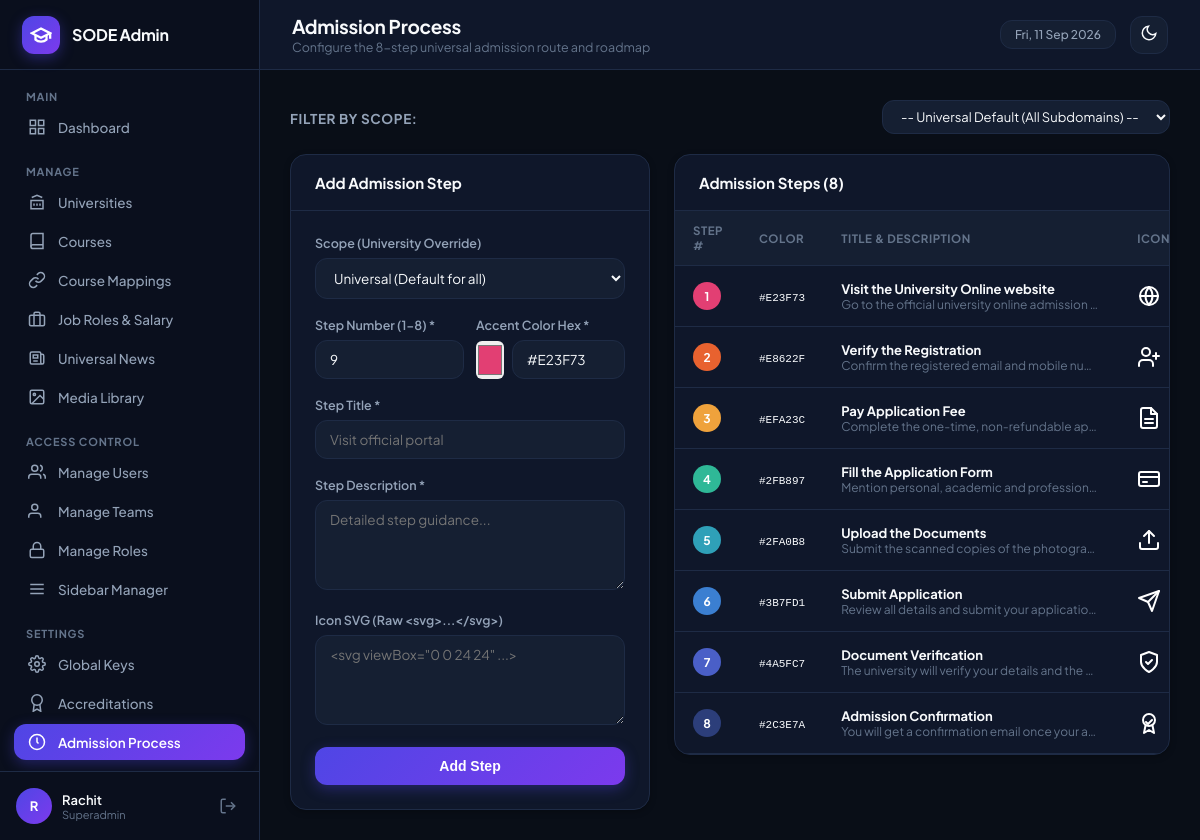
Screenshot of /admin/modules/admission_process/index.php (signed in) with the database file from the repository.
### tables this page shows
CREATE TABLE IF NOT EXISTS `sidebar_items` (
  `id` INT UNSIGNED AUTO_INCREMENT PRIMARY KEY,
  `display_name` VARCHAR(100) NOT NULL,
  `page_route` VARCHAR(255) NOT NULL,
  `sort_order` INT DEFAULT 0,
  `active_page_key` VARCHAR(100) NOT NULL,
  `rbac_module_key` VARCHAR(100) NOT NULL,
  `menu_section` VARCHAR(100) DEFAULT 'Manage',
  `icon_svg` TEXT NULL,
  `is_superadmin_only` TINYINT(1) DEFAULT 0,
  `is_active` TINYINT(1) DEFAULT 1,
  `created_at` TIMESTAMP DEFAULT CURRENT_TIMESTAMP
);

CREATE TABLE IF NOT EXISTS `admission_process_steps` (
  `id` INT UNSIGNED AUTO_INCREMENT PRIMARY KEY,
  `university_id` INT UNSIGNED NULL,
  `step_number` TINYINT UNSIGNED NOT NULL,
  `color_hex` VARCHAR(20) NOT NULL DEFAULT '#3B7FD1',
  `title` VARCHAR(255) NOT NULL,
  `description` TEXT NOT NULL,
  `icon_svg` TEXT NULL,
  CONSTRAINT `fk_aps_uni` FOREIGN KEY (`university_id`) REFERENCES `universities` (`id`) ON DELETE CASCADE
);

### admin/includes/rbac.php (called while the page is built, shortened)
<?php
function is_superadmin() {
    return !empty($_SESSION['is_superadmin']);
}
function get_user_sidebar_items() {
    $db = get_db_connection();
    if (is_superadmin()) {
        $stmt = $db->query("SELECT * FROM sidebar_items WHERE is_active = 1 ORDER BY sort_order ASC, id ASC");
        $items = $stmt->fetchAll();
        if (!empty($items)) return $items;
    }
    $role_id = $_SESSION['user_role_id'] ?? 0;
    $stmt = $db->prepare("
        SELECT si.*
        FROM sidebar_items si
        INNER JOIN role_sidebar_access rsa ON si.id = rsa.sidebar_item_id
        WHERE rsa.role_id = :role_id AND si.is_active = 1 AND si.is_superadmin_only = 0
        ORDER BY si.sort_order ASC, si.id ASC
    ");
    $stmt->execute(['role_id' => $role_id]);
    return $stmt->fetchAll();
}

### admin/includes/auth.php (called while the page is built, shortened)
<?php
function is_logged_in() {
    return !empty($_SESSION['user_id']) && !empty($_SESSION['user_email']);
}
function get_logged_in_user() {
    return [
        'id'            => $_SESSION['user_id'],
        'name'          => $_SESSION['user_name'] ?? 'Admin',
        'email'         => $_SESSION['user_email'],
        'username'      => $_SESSION['user_username'] ?? '',
        'role_id'       => $_SESSION['user_role_id'] ?? null,
        'role_name'     => $_SESSION['user_role_name'] ?? 'User',
        'team_id'       => $_SESSION['user_team_id'] ?? null,
        'team_name'     => $_SESSION['user_team_name'] ?? 'No Team',
        'is_superadmin' => !empty($_SESSION['is_superadmin']),
    ];
}

### admin/includes/helpers.php (called while the page is built, shortened)
<?php
function get_user_initials($name) {
    $parts = explode(' ', trim($name));
    $initials = '';
    if (!empty($parts[0])) $initials .= strtoupper(substr($parts[0], 0, 1));
    return !empty($initials) ? $initials : 'U';
}

### admin/modules/admission_process/index.php (the view, shortened to what this page needs)
<?php
$page_title = 'Admission Process';
$page_subtitle = 'Configure the 8-step universal admission route and roadmap';
$active_page_key = 'admission_process';
$db = get_db_connection();
$selected_uni_id = isset($_GET['uni_id']) && $_GET['uni_id'] !== '' ? (int)$_GET['uni_id'] : null;
$edit_step = null;
$query = "SELECT * FROM admission_process_steps WHERE ";
if ($selected_uni_id) {
    $query .= "university_id = " . (int)$selected_uni_id;
} else {
    $query .= "university_id IS NULL";
}
$query .= " ORDER BY step_number ASC, id ASC";
$steps = $db->query($query)->fetchAll();
require_once ADMIN_PATH . '/includes/header.php';
?>
<div style="display:flex; justify-content:space-between; align-items:center; margin-bottom:20px;">
    <div>
        <span class="section-heading-sm" style="margin-bottom:0;">Filter by Scope:</span>
    </div>
    <div>
        <select class="form-select" onchange="location.href='<?php echo BASE_URL; ?>/modules/admission_process/index.php' + (this.value ? '?uni_id=' + this.value : '')" style="padding:7px 14px; font-size:13px;">
            <option value="">-- Universal Default (All Subdomains) --</option>
        </select>
    </div>
</div>
<div class="split-layout">
    <div class="admin-card">
        <div class="card-header">
            <span class="card-title"><?php echo $edit_step ? 'Edit Admission Step' : 'Add Admission Step'; ?></span>
        </div>
        <div class="card-body">
            <form method="POST" action="">
                <div class="form-group">
                    <label class="form-label">Scope (University Override)</label>
                    <select name="university_id" class="form-select">
                        <option value="">Universal (Default for all)</option>
                    </select>
                </div>
                <div style="display:grid; grid-template-columns: 1fr 1fr; gap:12px;">
                    <div class="form-group">
                        <label class="form-label">Step Number (1-8) *</label>
                        <input type="number" min="1" max="12" name="step_number" class="form-control" value="<?php echo htmlspecialchars($edit_step['step_number'] ?? (count($steps) + 1)); ?>" required>
                    </div>
                    <div class="form-group">
                        <label class="form-label">Accent Color Hex *</label>
                        <div style="display:flex; gap:8px; align-items:center;">
                            <input type="color" id="color-picker" value="<?php echo htmlspecialchars($edit_step['color_hex'] ?? '#E23F73'); ?>" style="width:40px; height:38px; border:none; border-radius:6px; cursor:pointer;" onchange="document.getElementById('color-hex-input').value = this.value;">
                            <input type="text" name="color_hex" id="color-hex-input" class="form-control" value="<?php echo htmlspecialchars($edit_step['color_hex'] ?? '#E23F73'); ?>" required onchange="document.getElementById('color-picker').value = this.value;">
                        </div>
                    </div>
                </div>
                <div class="form-group">
                    <label class="form-label">Step Title *</label>
                    <input type="text" name="title" class="form-control" value="<?php echo htmlspecialchars($edit_step['title'] ?? ''); ?>" placeholder="Visit official portal" required>
                </div>
                <div class="form-group">
                    <label class="form-label">Step Description *</label>
                    <textarea name="description" class="form-textarea" placeholder="Detailed step guidance..." required><?php echo htmlspecialchars($edit_step['description'] ?? ''); ?></textarea>
                </div>
                <div class="form-group">
                    <label class="form-label">Icon SVG (Raw &lt;svg&gt;...&lt;/svg&gt;)</label>
                    <textarea name="icon_svg" class="form-textarea" rows="3" placeholder="<svg viewBox=&quot;0 0 24 24&quot; ...>"><?php echo htmlspecialchars($edit_step['icon_svg'] ?? ''); ?></textarea>
                </div>
                <button type="submit" class="btn-primary">
                    <?php echo $edit_step ? 'Update Step' : 'Add Step'; ?>
                </button>
            </form>
        </div>
    </div>
    <div class="admin-card">
        <div class="card-header">
            <span class="card-title">Admission Steps (<?php echo count($steps); ?>)</span>
        </div>
        <div class="table-responsive">
            <table class="admin-table">
                <thead>
                    <tr>
                        <th>Step #</th>
                        <th>Color</th>
                        <th>Title & Description</th>
                        <th>Icon</th>
                    </tr>
                </thead>
                <tbody>
                    <?php if (empty($steps)): ?>
                        <tr><td colspan="5" style="text-align:center; color:var(--text-dim);">No steps defined for this scope.</td></tr>
                    <?php else: ?>
                        <?php foreach ($steps as $s): ?>
                            <tr>
                                <td>
                                    <div style="width:28px; height:28px; border-radius:50%; background:<?php echo htmlspecialchars($s['color_hex']); ?>; color:#fff; display:flex; align-items:center; justify-content:center; font-weight:700; font-size:12px;">
                                        <?php echo $s['step_number']; ?>
                                    </div>
                                </td>
                                <td>
                                    <code style="font-size:11px;"><?php echo htmlspecialchars($s['color_hex']); ?></code>
                                </td>
                                <td>
                                    <strong><?php echo htmlspecialchars($s['title']); ?></strong>
                                    <div style="font-size:12px; color:var(--text-dim); max-width:260px; white-space:nowrap; overflow:hidden; text-overflow:ellipsis;">
                                        <?php echo htmlspecialchars($s['description']); ?>
                                    </div>
                                </td>
                                <td style="width:30px;">
                                    <?php if (!empty($s['icon_svg'])): ?>
                                        <div style="width:24px; height:24px; color:var(--primary);"><?php echo $s['icon_svg']; ?></div>
                                    <?php else: ?>
                                        <span style="color:var(--text-dim);">-</span>
                                    <?php endif; ?>
                                </td>
                            </tr>
                        <?php endforeach; ?>
                    <?php endif; ?>
                </tbody>
            </table>
        </div>
    </div>
</div>
<?php
require_once ADMIN_PATH . '/includes/footer.php';
?>

### admin/includes/header.php (shortened to what this page needs)
<?php
$current_user = get_logged_in_user();
$page_title = $page_title ?? 'Dashboard';
$page_subtitle = $page_subtitle ?? ('Welcome back, ' . htmlspecialchars($current_user['name']));
?>
<!DOCTYPE html>
<html lang="en" data-theme="dark">
<head>
    <link rel="stylesheet" href="<?php echo BASE_URL; ?>/assets/css/admin.css?v=<?php echo time(); ?>">
</head>
<body>
<div class="app-container">
    <?php require_once ADMIN_PATH . '/includes/sidebar.php'; ?>
    <div class="app-main">
        <header class="app-header">
            <div class="header-left">
                <div>
                    <h1 class="header-page-title"><?php echo htmlspecialchars($page_title); ?></h1>
                    <p class="header-page-subtitle"><?php echo htmlspecialchars($page_subtitle); ?></p>
                </div>
            </div>
            <div class="header-right">
                <div class="header-date-badge">
                    <?php echo date('D, d M Y'); ?>
                </div>
                <button type="button" class="theme-toggle-btn" id="theme-toggle-btn" title="Toggle Light / Dark Mode">
                    <span id="theme-icon">
                    </span>
                </button>
            </div>
        </header>
        <main class="app-content">

### admin/includes/sidebar.php
<?php
$current_user = get_logged_in_user();
$sidebar_items = get_user_sidebar_items();
$grouped_items = [];
foreach ($sidebar_items as $item) {
    $section = !empty($item['menu_section']) ? strtoupper($item['menu_section']) : 'MANAGE';
    $grouped_items[$section][] = $item;
}
$current_page_key = $active_page_key ?? 'dashboard';
?>
<aside class="app-sidebar" id="app-sidebar">
    <div class="sidebar-header">
        <div class="brand-logo-icon">
            <svg width="22" height="22" viewBox="0 0 24 24" fill="none" stroke="currentColor" stroke-width="2.5">
                <path d="M22 10v6M2 10l10-5 10 5-10 5z"></path>
                <path d="M6 12v5c3 3 9 3 12 0v-5"></path>
            </svg>
        </div>
        <span class="brand-title"><?php echo htmlspecialchars(APP_NAME); ?></span>
    </div>
    <nav class="sidebar-nav">
        <?php foreach ($grouped_items as $section_title => $items): ?>
            <div class="nav-section">
                <div class="nav-section-title"><?php echo htmlspecialchars($section_title); ?></div>
                <ul class="nav-list">
                    <?php foreach ($items as $item):
                        $is_active = ($current_page_key === $item['active_page_key']);
                        $route = (strpos($item['page_route'], 'http') === 0) ? $item['page_route'] : BASE_URL . '/' . ltrim($item['page_route'], '/');
                    ?>
                        <li class="nav-item <?php echo $is_active ? 'active' : ''; ?>">
                            <a href="<?php echo htmlspecialchars($route); ?>">
                                <?php if (!empty($item['icon_svg'])): ?>
                                    <?php echo $item['icon_svg']; ?>
                                <?php else: ?>
                                    <svg width="18" height="18" viewBox="0 0 24 24" fill="none" stroke="currentColor" stroke-width="2"><circle cx="12" cy="12" r="4"></circle></svg>
                                <?php endif; ?>
                                <span><?php echo htmlspecialchars($item['display_name']); ?></span>
                            </a>
                        </li>
                    <?php endforeach; ?>
                </ul>
            </div>
        <?php endforeach; ?>
    </nav>
    <div class="sidebar-user-footer">
        <div class="user-info-wrap">
            <div class="user-avatar">
                <?php echo htmlspecialchars(get_user_initials($current_user['name'])); ?>
            </div>
            <div class="user-details">
                <span class="user-name"><?php echo htmlspecialchars($current_user['name']); ?></span>
                <span class="user-role-badge"><?php echo htmlspecialchars($current_user['role_name']); ?></span>
            </div>
        </div>
        <a href="<?php echo BASE_URL; ?>/logout.php" class="logout-link" title="Sign out">
            <svg width="18" height="18" viewBox="0 0 24 24" fill="none" stroke="currentColor" stroke-width="2">
                <path d="M9 21H5a2 2 0 0 1-2-2V5a2 2 0 0 1 2-2h4"></path>
                <polyline points="16 17 21 12 16 7"></polyline>
                <line x1="21" y1="12" x2="9" y2="12"></line>
            </svg>
        </a>
    </div>
</aside>

### admin/includes/footer.php (shortened to what this page needs)
        </main>
    </div>
</div>
</body>
</html>

### rows the page displays
sidebar_items: display_name "Dashboard"
sidebar_items: display_name "Universities"
sidebar_items: display_name "Courses"
sidebar_items: display_name "Course Mappings"
sidebar_items: display_name "Job Roles & Salary"
sidebar_items: display_name "Universal News"
sidebar_items: display_name "Media Library"
sidebar_items: display_name "Manage Users"
sidebar_items: display_name "Manage Teams"
sidebar_items: display_name "Manage Roles"
sidebar_items: display_name "Sidebar Manager"
sidebar_items: display_name "Global Keys"
sidebar_items: display_name "Accreditations"
sidebar_items: display_name "Admission Process"
admission_process_steps: step_number "1", color_hex "#E23F73", title "Visit the University Online website", description "Go to the official university online admission…"
admission_process_steps: step_number "2", color_hex "#E8622F", title "Verify the Registration", description "Confirm the registered email and mobile nu…"
admission_process_steps: step_number "3", color_hex "#EFA23C", title "Pay Application Fee", description "Complete the one-time, non-refundable ap…"
admission_process_steps: step_number "4", color_hex "#2FB897", title "Fill the Application Form", description "Mention personal, academic and profession…"
admission_process_steps: step_number "5", color_hex "#2FA0B8", title "Upload the Documents", description "Submit the scanned copies of the photogra…"
admission_process_steps: step_number "6", color_hex "#3B7FD1", title "Submit Application", description "Review all details and submit your applicatio…"
admission_process_steps: step_number "7", color_hex "#4A5FC7", title "Document Verification", description "The university will verify your details and the…"
admission_process_steps: step_number "8", color_hex "#2C3E7A", title "Admission Confirmation", description "You will get a confirmation email once your a…"

### other values shown
APP_NAME "SODE Admin"
$section_title "MAIN"
$section_title "MANAGE"
$section_title "ACCESS CONTROL"
$section_title "SETTINGS"
get_user_initials($current_user['name']) "R"
$current_user['name'] "Rachit"
$current_user['role_name'] "Superadmin"
$page_title "Admission Process"
$page_subtitle "Configure the 8-step universal admission route and roadmap"
count($steps) "8"
